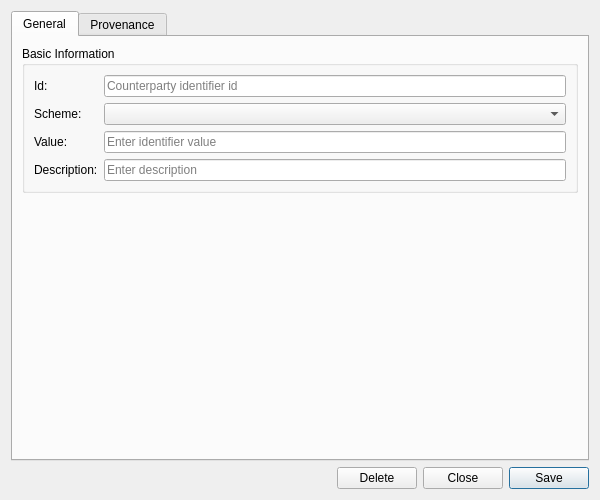
<?xml version="1.0" encoding="UTF-8"?>
<ui version="4.0">
 <class>CounterpartyIdentifierDetailDialog</class>
 <widget class="QWidget" name="CounterpartyIdentifierDetailDialog">
  <property name="geometry">
   <rect>
    <x>0</x>
    <y>0</y>
    <width>600</width>
    <height>500</height>
   </rect>
  </property>
  <property name="sizePolicy">
   <sizepolicy hsizetype="Preferred" vsizetype="Preferred">
    <horstretch>0</horstretch>
    <verstretch>0</verstretch>
   </sizepolicy>
  </property>
  <property name="minimumSize">
   <size>
    <width>600</width>
    <height>500</height>
   </size>
  </property>
  <property name="windowTitle">
   <string>Counterparty Identifier Details</string>
  </property>
  <layout class="QVBoxLayout" name="verticalLayout">
   <item>
    <widget class="QTabWidget" name="tabWidget">
     <property name="currentIndex"><number>0</number></property>
     <widget class="QWidget" name="generalTab">
      <attribute name="title"><string>General</string></attribute>
      <layout class="QVBoxLayout" name="generalLayout">
       <item>
        <widget class="QGroupBox" name="basicInfoGroup">
         <property name="title">
          <string>Basic Information</string>
         </property>
         <layout class="QFormLayout" name="formLayout">
          <item row="0" column="0">
           <widget class="QLabel" name="labelId">
            <property name="text">
             <string>Id:</string>
            </property>
           </widget>
          </item>
          <item row="0" column="1">
           <widget class="QLineEdit" name="idEdit">
            <property name="placeholderText">
             <string>Counterparty identifier id</string>
            </property>
            <property name="readOnly">
             <bool>true</bool>
            </property>
           </widget>
          </item>
          <item row="1" column="0">
           <widget class="QLabel" name="labelIdScheme">
            <property name="text">
             <string>Scheme:</string>
            </property>
           </widget>
          </item>
          <item row="1" column="1">
           <widget class="QComboBox" name="idSchemeCombo">
            <property name="insertPolicy">
             <enum>QComboBox::NoInsert</enum>
            </property>
           </widget>
          </item>
          <item row="2" column="0">
           <widget class="QLabel" name="labelIdValue">
            <property name="text">
             <string>Value:</string>
            </property>
           </widget>
          </item>
          <item row="2" column="1">
           <widget class="QLineEdit" name="idValueEdit">
            <property name="placeholderText">
             <string>Enter identifier value</string>
            </property>
           </widget>
          </item>
          <item row="3" column="0">
           <widget class="QLabel" name="labelDescription">
            <property name="text">
             <string>Description:</string>
            </property>
           </widget>
          </item>
          <item row="3" column="1">
           <widget class="QLineEdit" name="descriptionEdit">
            <property name="placeholderText">
             <string>Enter description</string>
            </property>
           </widget>
          </item>
         </layout>
        </widget>
       </item>
       <item>
        <spacer name="verticalSpacer">
         <property name="orientation">
          <enum>Qt::Vertical</enum>
         </property>
         <property name="sizeHint" stdset="0">
          <size>
           <width>20</width>
           <height>40</height>
          </size>
         </property>
        </spacer>
       </item>
      </layout>
     </widget>
     <widget class="QWidget" name="provenanceTab">
      <attribute name="title"><string>Provenance</string></attribute>
      <layout class="QVBoxLayout" name="provenanceTabLayout">
       <item>
        <widget class="ores::qt::ProvenanceWidget" name="provenanceWidget" native="true"/>
       </item>
      </layout>
     </widget>
    </widget>
   </item>
   <item>
    <layout class="QHBoxLayout" name="buttonLayout">
     <item>
      <spacer name="horizontalSpacer">
       <property name="orientation">
        <enum>Qt::Horizontal</enum>
       </property>
       <property name="sizeHint" stdset="0">
        <size>
         <width>40</width>
         <height>20</height>
        </size>
       </property>
      </spacer>
     </item>
     <item>
      <widget class="QPushButton" name="deleteButton">
       <property name="text">
        <string>Delete</string>
       </property>
      </widget>
     </item>
     <item>
      <widget class="QPushButton" name="closeButton">
       <property name="text">
        <string>Close</string>
       </property>
      </widget>
     </item>
     <item>
      <widget class="QPushButton" name="saveButton">
       <property name="text">
        <string>Save</string>
       </property>
       <property name="default">
        <bool>true</bool>
       </property>
      </widget>
     </item>
    </layout>
   </item>
  </layout>
 </widget>
 <customwidgets>
  <customwidget>
   <class>ores::qt::ProvenanceWidget</class>
   <extends>QWidget</extends>
   <header>ores.qt/ProvenanceWidget.hpp</header>
  </customwidget>
 </customwidgets>
 <resources/>
 <connections/>
</ui>
